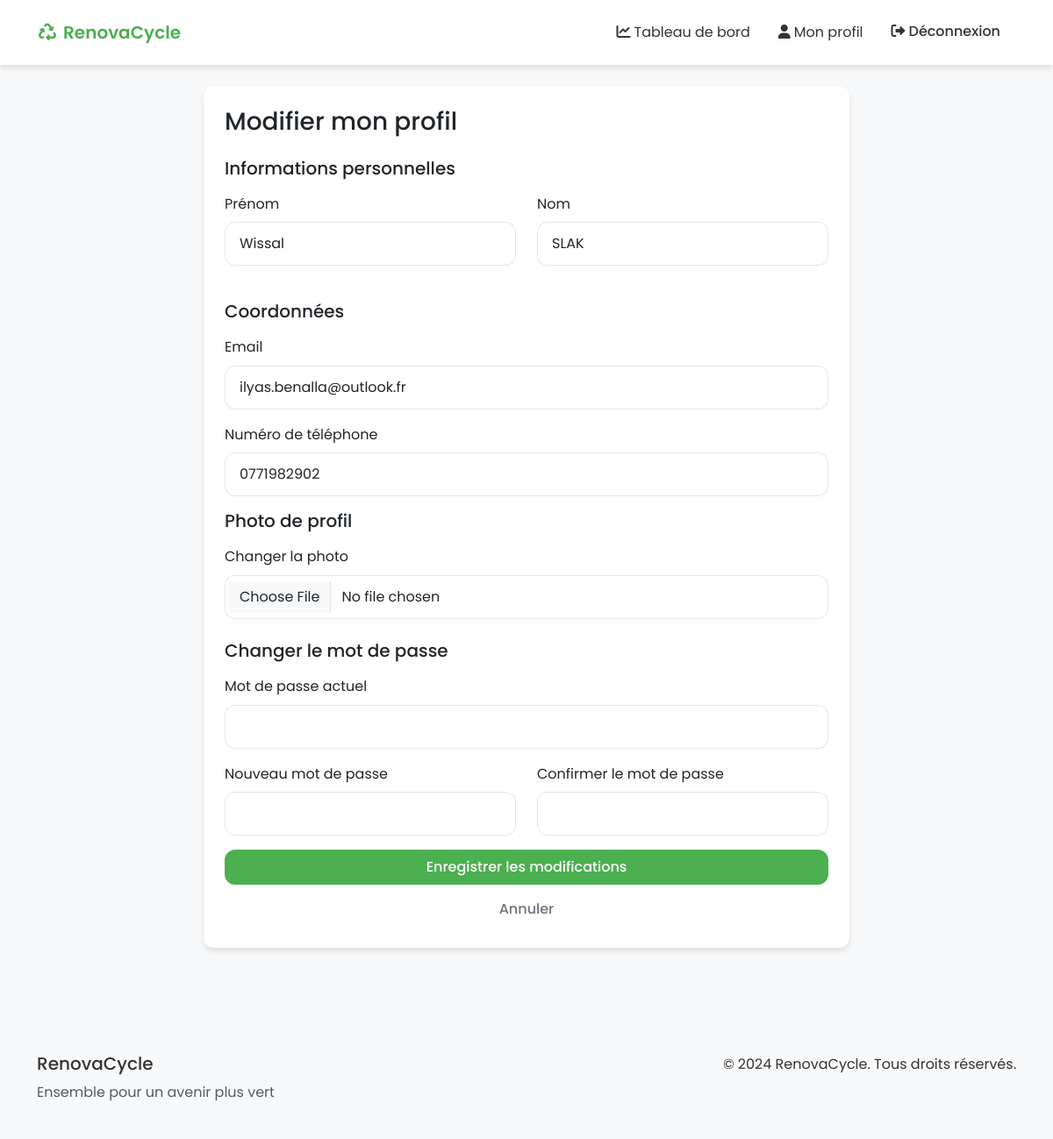
The page /profile/edit/ (signed in) on the database its author committed.
### renova_cycle/models.py (models this page shows, shortened)
class User(AbstractUser):
    CITIZEN = 'CITIZEN'
    MUNICIPALITY = 'MUNICIPALITY'
    WASTE_PICKER = 'WASTE_PICKER'
    SUPERVISOR = 'SUPERVISOR'
    USER_TYPES = [
        (CITIZEN, 'Citoyen'),
        (MUNICIPALITY, 'Municipalité'),
        (WASTE_PICKER, 'Chiffonier'),
        (SUPERVISOR, 'Superviseur'),
    ]
    user_type = models.CharField(max_length=20, choices=USER_TYPES)
    phone_number = models.CharField(max_length=20)
    identity_card = models.CharField(max_length=20, blank=True, null=True)
    points = models.IntegerField(default=0)
    profile_image = models.ImageField(upload_to='profile_images/', null=True, blank=True)

### renova_cycle/views.py (the view, shortened to what this page needs)
# urls.py: path('profile/edit/', views.profile_edit, name='profile_edit'),
@login_required
def profile_edit(request):
    return render(request, 'renova_cycle/profile/edit.html')

### renova_cycle/templates/renova_cycle/profile/edit.html (shortened to what this page needs)
{% extends 'renova_cycle/base.html' %}
{% block content %}
<div class="container">
    <div class="row justify-content-center">
        <div class="col-md-8">
            <div class="card">
                <div class="card-body">
                    <h3 class="card-title mb-4">Modifier mon profil</h3>
                    <form method="post" enctype="multipart/form-data" class="needs-validation" novalidate>
                        <h5 class="mb-3">Informations personnelles</h5>
                        <div class="row mb-4">
                            <div class="col-md-6">
                                <div class="mb-3">
                                    <label for="first_name" class="form-label">Prénom</label>
                                    <input type="text" class="form-control" id="first_name" name="first_name"
                                           value="{{ user.first_name }}" required>
                                </div>
                            </div>
                            <div class="col-md-6">
                                <div class="mb-3">
                                    <label for="last_name" class="form-label">Nom</label>
                                    <input type="text" class="form-control" id="last_name" name="last_name"
                                           value="{{ user.last_name }}" required>
                                </div>
                            </div>
                        </div>
                        <h5 class="mb-3">Coordonnées</h5>
                        <div class="mb-3">
                            <label for="email" class="form-label">Email</label>
                            <input type="email" class="form-control" id="email" name="email"
                                   value="{{ user.email }}" required>
                        </div>
                        <div class="mb-3">
                            <label for="phone_number" class="form-label">Numéro de téléphone</label>
                            <input type="tel" class="form-control" id="phone_number" name="phone_number"
                                   value="{{ user.phone_number }}" required>
                        </div>
                        <h5 class="mb-3">Photo de profil</h5>
                        <div class="mb-4">
                            <label for="profile_image" class="form-label">Changer la photo</label>
                            <input type="file" class="form-control" id="profile_image" name="profile_image">
                        </div>
                        <h5 class="mb-3">Changer le mot de passe</h5>
                        <div class="mb-3">
                            <label for="current_password" class="form-label">Mot de passe actuel</label>
                            <input type="password" class="form-control" id="current_password" name="current_password">
                        </div>
                        <div class="row">
                            <div class="col-md-6">
                                <div class="mb-3">
                                    <label for="new_password" class="form-label">Nouveau mot de passe</label>
                                    <input type="password" class="form-control" id="new_password" name="new_password">
                                </div>
                            </div>
                            <div class="col-md-6">
                                <div class="mb-3">
                                    <label for="confirm_password" class="form-label">Confirmer le mot de passe</label>
                                    <input type="password" class="form-control" id="confirm_password" name="confirm_password">
                                </div>
                            </div>
                        </div>
                        <div class="d-grid gap-2">
                            <button type="submit" class="btn btn-primary">Enregistrer les modifications</button>
                            <a href="{% url 'renova_cycle:profile_view' %}" class="btn btn-outline-secondary">Annuler</a>
                        </div>
                    </form>
                </div>
            </div>
        </div>
    </div>
</div>
{% endblock %}

### static/css/style.css (style rules this page uses)
:root { --primary-color: #4CAF50; --secondary-color: #2196F3; --accent-color: #FF9800; --background-color: #f8f9fa; --text-color: #333; --border-radius: 12px; --box-shadow: 0 4px 6px rgba(0, 0, 0, 0.1); --transition: all 0.3s ease; }
body { font-family: 'Poppins', sans-serif; background-color: var(--background-color); color: var(--text-color); line-height: 1.6; }
.card { border: none; border-radius: var(--border-radius); box-shadow: var(--box-shadow); transition: var(--transition); overflow: hidden; background: white; margin-bottom: 1.5rem; }
.card-body { padding: 1.5rem; }
.btn { border-radius: var(--border-radius); padding: 0.5rem 1.5rem; transition: var(--transition); border: none; font-weight: 500; }
.btn-primary { background-color: var(--primary-color); color: white; }
.form-control { border-radius: var(--border-radius); padding: 0.75rem 1rem; border: 1px solid rgba(0, 0, 0, 0.1); transition: var(--transition); }

### rows shown on the page
User: first_name "Wissal", last_name "SLAK", email "ilyas.benalla@outlook.fr", phone_number "0771982902"
